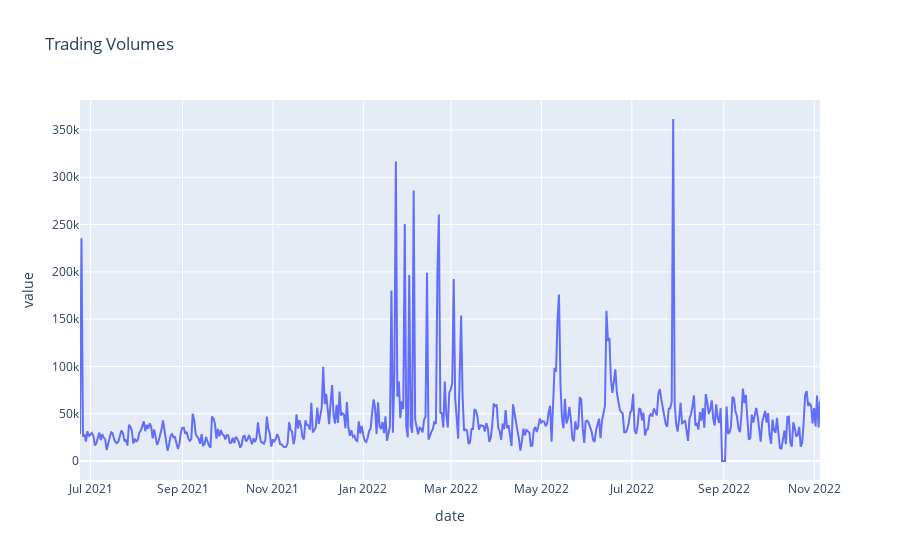

Notebook cell for this chart:
### Code cell
uni_get_data3 = requests.get('https://api.coingecko.com/api/v3/exchanges/uniswap/volume_chart?days=500').json()

df_trading_volume = pd.DataFrame({
        'date': [datetime.utcfromtimestamp(value[0] / 1000) for value in uni_get_data3], 
        'value': [float(value[1]) for value in uni_get_data3],
    })

px.line(df_trading_volume, x='date', y='value', title='Trading Volumes')

### Figure 1 — Plotly figure (JSON) as saved in the notebook; plotly's stock layout.template omitted (floating-point values rounded to 4 significant figures; data arrays with more than 128 entries replaced by an {"elided": "..."} marker saying what was removed)
{"data": [{"hovertemplate": "date=%{x}<br>value=%{y}<extra></extra>", "legendgroup": "", "line": {"color": "#636efa", "dash": "solid"}, "marker": {"symbol": "circle"}, "mode": "lines", "name": "", "orientation": "v", "showlegend": false, "type": "scatter", "x": {"elided": "500 str values"}, "xaxis": "x", "y": {"elided": "500 float values"}, "yaxis": "y"}], "layout": {"legend": {"tracegroupgap": 0}, "title": {"text": "Trading Volumes"}, "xaxis": {"anchor": "y", "domain": [0, 1], "title": {"text": "date"}}, "yaxis": {"anchor": "x", "domain": [0, 1], "title": {"text": "value"}}}}
